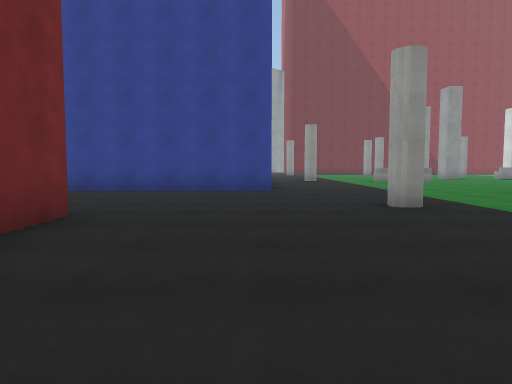
View 1 (above)

20 first-person views from a walk through a scene from a Unity 3-D project. The camera is 1.2 m above the floor, tilts 4° down and sees 70° across. The floor is counted in squares, 2 m on a side. Each view is taken from the middle of a square. On the plan, view 1 faces up. The plan holds only what a view shows up to about 10 squares ahead; the rest is blank. The place goes on beyond the plan. The player is left out. Some animated figures are left out. Surface patterns are stand-ins for the level's own textures.

View 2
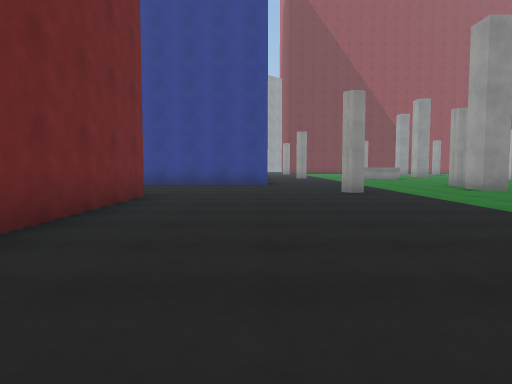

View 3
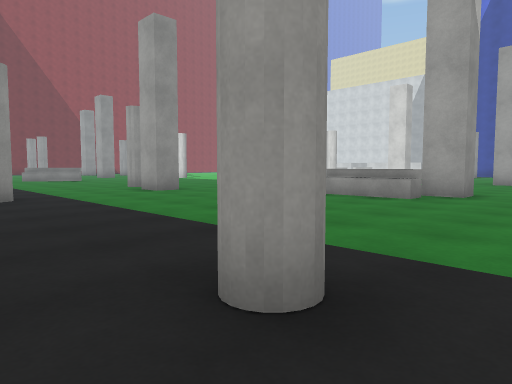

View 4
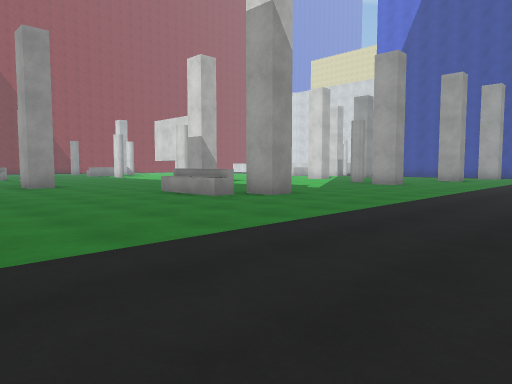

View 5
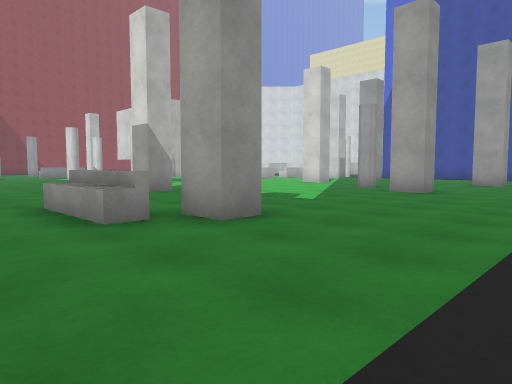

View 6
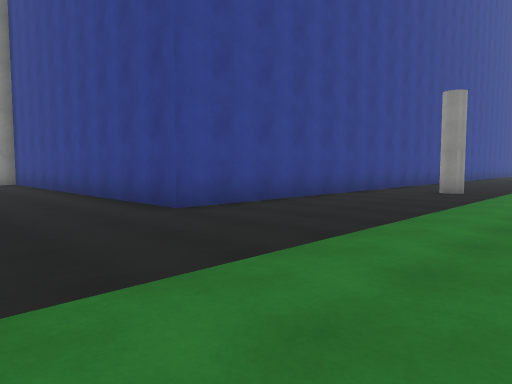

View 7
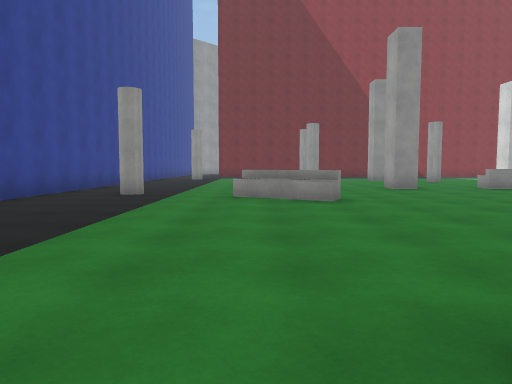

View 8
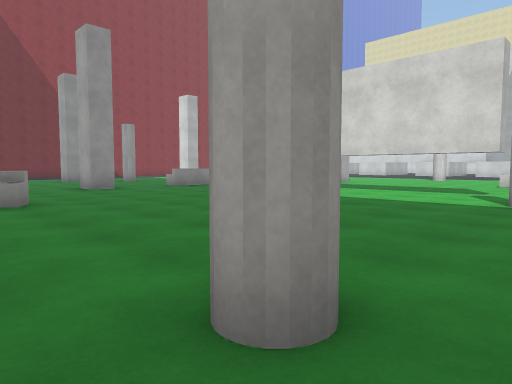

View 9
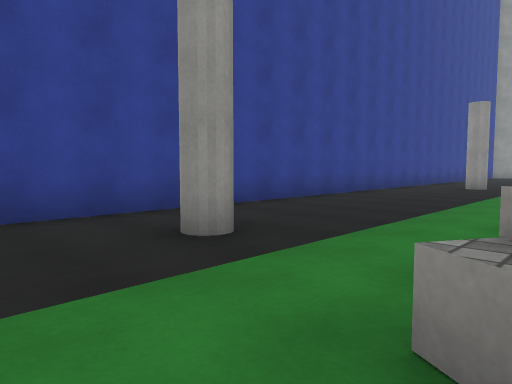

View 10
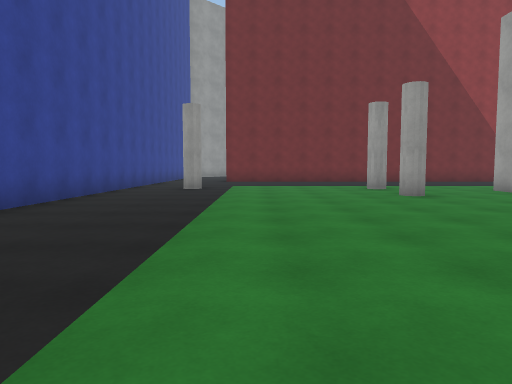

View 11
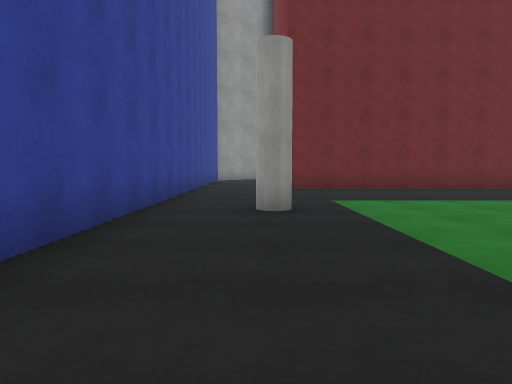

View 12
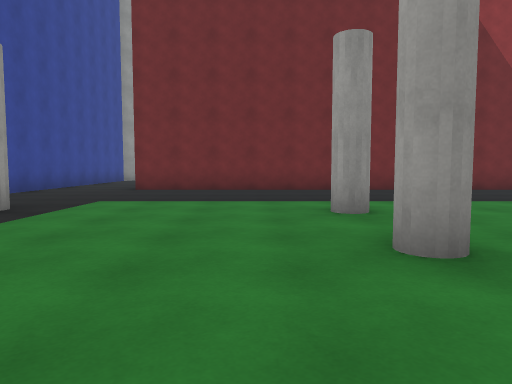

View 13
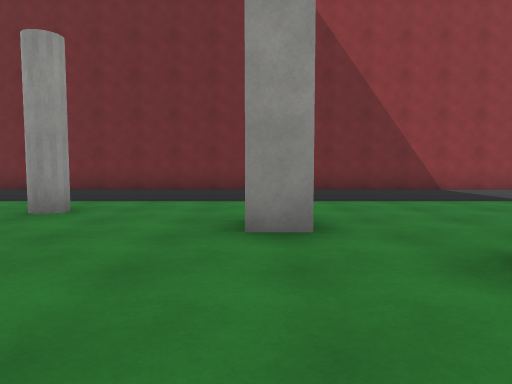

View 14
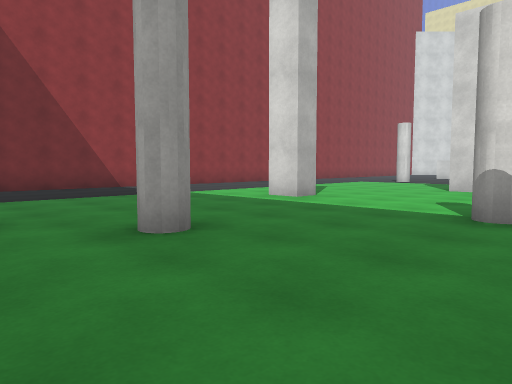

View 15
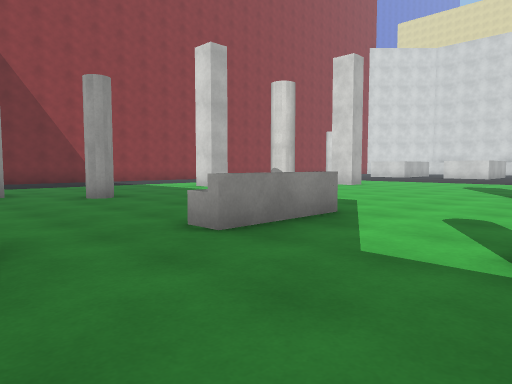

View 16
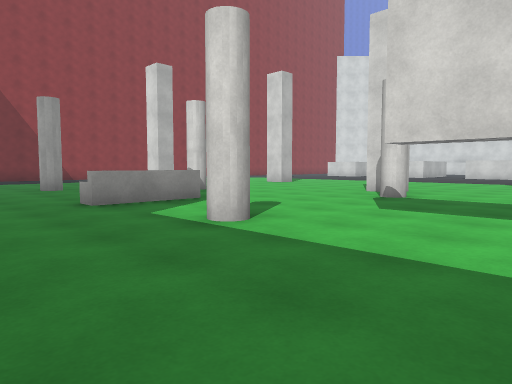

View 17
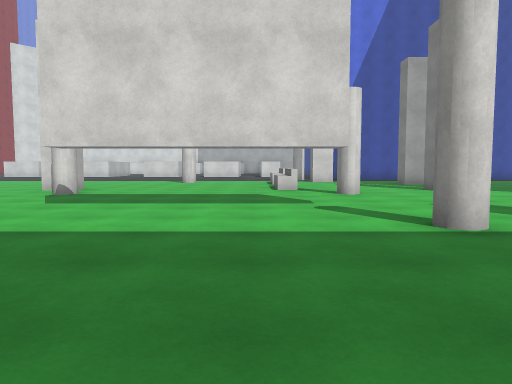

View 18
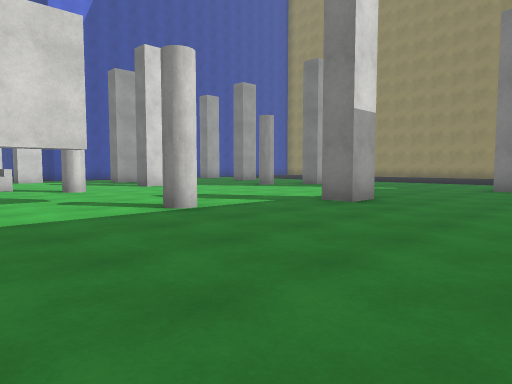

View 19
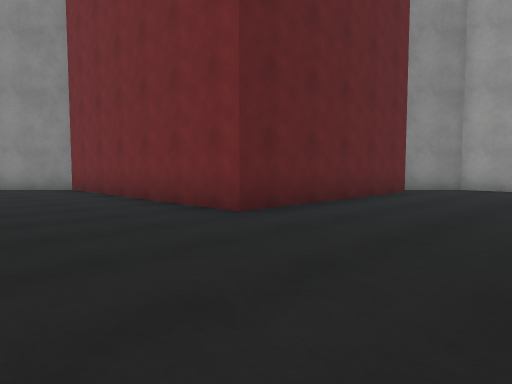

View 20
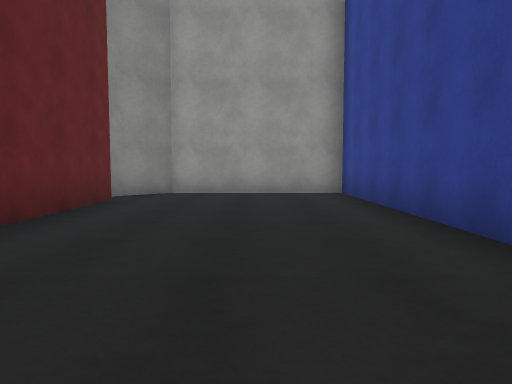

### Floor plan
Key: @ floor where view 1 was taken; # wall or solid block; . floor; O other object.
Columns run from 10 left of view 1 to 20 right of it. Each row starts with its distance up from view 1.
 29           #..###############
 28           #................
 27           #................
 26           #................
 25           #................
 24           #.#....#.........
 23           #.........#.....#...
 22           #......#.............
 21           #...........#.......#
 20           #...................#
 19           #........ .....#...
 18           #........ ..........
 17           #........#.OOO.......
 16           #....................
 15           #.#..............#..
 14           #....OO.....#...#....
 13           #.....O..............
 12           #..................
 11           #..................
 10           #..................
  9 ###########.................OO
  8 #...............#.....#...#..
  7 #............................
  6 #...............#............
  5 ##..........#........#.....#
  4  #######................. ..
  3        #.................
  2        #..........O.......#
  1        #..........O#......
  0        #..@.................
 -1        #....#...............
 -2        ##................
 -3         ##.  ............
 -4              .........
 -5              ....

Positions as (right, up) in squares from view 1, and headings:
1: (0, 0), facing up
2: (0, -3), facing up
3: (1, -2), facing up-right
4: (3, -5), facing up-right
5: (6, -3), facing up-right
6: (5, 6), facing up-left
7: (5, 7), facing up
8: (5, 7), facing up-right
9: (5, 13), facing up-left
10: (4, 14), facing up
11: (2, 19), facing up
12: (6, 19), facing up
13: (10, 19), facing up
14: (10, 18), facing up-right
15: (9, 14), facing up-right
16: (9, 11), facing up-right
17: (8, 10), facing right
18: (7, 11), facing down-right
19: (1, 8), facing down-left
20: (-1, 7), facing left
